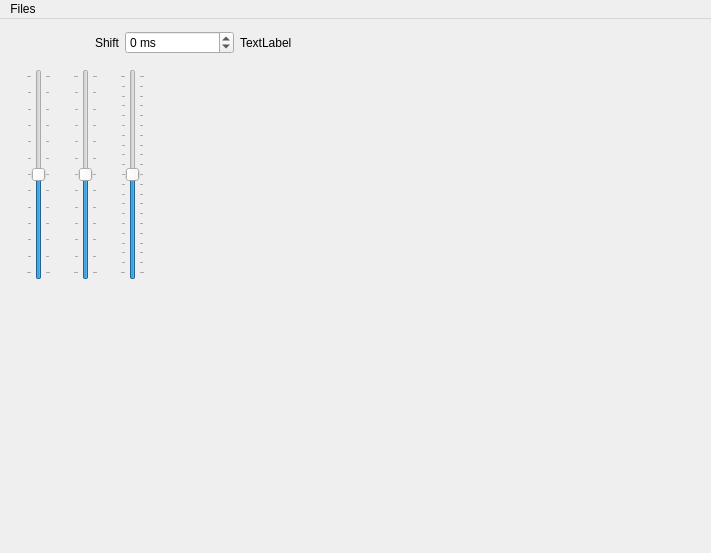
<ui version="4.0" >
 <class>MainWindow</class>
 <widget class="QMainWindow" name="MainWindow" >
  <property name="geometry" >
   <rect>
    <x>0</x>
    <y>0</y>
    <width>711</width>
    <height>553</height>
   </rect>
  </property>
  <property name="windowTitle" >
   <string>MainWindow</string>
  </property>
  <widget class="QWidget" name="centralwidget" >
   <widget class="QWidget" name="" >
    <property name="geometry" >
     <rect>
      <x>10</x>
      <y>50</y>
      <width>151</width>
      <height>211</height>
     </rect>
    </property>
    <layout class="QHBoxLayout" >
     <item>
      <widget class="QSlider" name="sliderMinutes" >
       <property name="minimum" >
        <number>-60</number>
       </property>
       <property name="maximum" >
        <number>60</number>
       </property>
       <property name="orientation" >
        <enum>Qt::Vertical</enum>
       </property>
       <property name="tickPosition" >
        <enum>QSlider::TicksBothSides</enum>
       </property>
       <property name="tickInterval" >
        <number>10</number>
       </property>
      </widget>
     </item>
     <item>
      <widget class="QSlider" name="sliderSeconds" >
       <property name="minimum" >
        <number>-60</number>
       </property>
       <property name="maximum" >
        <number>60</number>
       </property>
       <property name="orientation" >
        <enum>Qt::Vertical</enum>
       </property>
       <property name="tickPosition" >
        <enum>QSlider::TicksBothSides</enum>
       </property>
       <property name="tickInterval" >
        <number>10</number>
       </property>
      </widget>
     </item>
     <item>
      <widget class="QSlider" name="sliderMilliseconds" >
       <property name="minimum" >
        <number>-10</number>
       </property>
       <property name="maximum" >
        <number>10</number>
       </property>
       <property name="orientation" >
        <enum>Qt::Vertical</enum>
       </property>
       <property name="tickPosition" >
        <enum>QSlider::TicksBothSides</enum>
       </property>
       <property name="tickInterval" >
        <number>1</number>
       </property>
      </widget>
     </item>
    </layout>
   </widget>
   <widget class="QWidget" name="" >
    <property name="geometry" >
     <rect>
      <x>9</x>
      <y>9</y>
      <width>341</width>
      <height>29</height>
     </rect>
    </property>
    <layout class="QHBoxLayout" >
     <item>
      <widget class="QLabel" name="labelShift" >
       <property name="text" >
        <string>Shift</string>
       </property>
       <property name="alignment" >
        <set>Qt::AlignRight|Qt::AlignTrailing|Qt::AlignVCenter</set>
       </property>
      </widget>
     </item>
     <item>
      <widget class="QSpinBox" name="spinBoxShift" >
       <property name="suffix" >
        <string> ms</string>
       </property>
       <property name="minimum" >
        <number>-3600000</number>
       </property>
       <property name="maximum" >
        <number>3600000</number>
       </property>
       <property name="singleStep" >
        <number>100</number>
       </property>
      </widget>
     </item>
     <item>
      <widget class="QLabel" name="labelResult" >
       <property name="text" >
        <string>TextLabel</string>
       </property>
      </widget>
     </item>
    </layout>
   </widget>
  </widget>
  <widget class="QMenuBar" name="menuBar" >
   <property name="geometry" >
    <rect>
     <x>0</x>
     <y>0</y>
     <width>711</width>
     <height>29</height>
    </rect>
   </property>
   <widget class="QMenu" name="menuFiles" >
    <property name="title" >
     <string>Files</string>
    </property>
    <addaction name="actionOpenSubtitles" />
    <addaction name="separator" />
    <addaction name="actionQuit" />
   </widget>
   <addaction name="menuFiles" />
  </widget>
  <action name="actionOpenSubtitles" >
   <property name="text" >
    <string>&amp;Open subtitle...</string>
   </property>
  </action>
  <action name="actionQuit" >
   <property name="text" >
    <string>&amp;Quit</string>
   </property>
  </action>
 </widget>
 <resources/>
 <connections/>
</ui>
